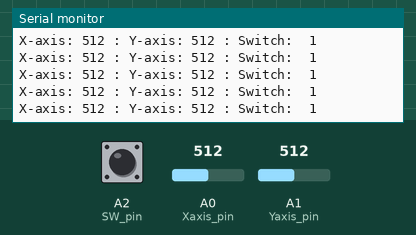
This sketch was run on a simulated Arduino Uno, built with avr-gcc and run on an emulated ATmega328P. On the bench: the last lines printed to the serial monitor. The inputs (shaded band) are chosen by the test bench; at power-on: A0 (Xaxis_pin) = 512, A1 (Yaxis_pin) = 512, A2 (SW_pin) HIGH.

Above: at 1.2 s.
1.3 s: A0 (Xaxis_pin) set to 716
At 1.56 s:
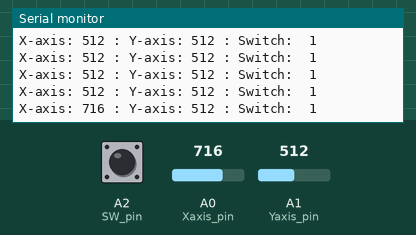
2.8 s: A1 (Yaxis_pin) set to 716
At 2.97 s:
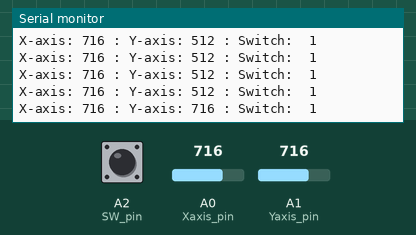
4.3 s: A2 (SW_pin) pulled LOW for 0.25 s
At 4.57 s:
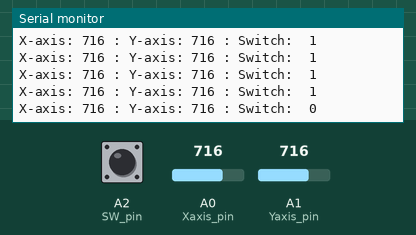
6.0 s: A0 (Xaxis_pin) set to 900
At 6.18 s:
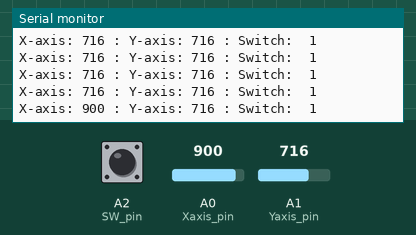
7.5 s: A2 (SW_pin) pulled LOW for 1 s
At 7.79 s:
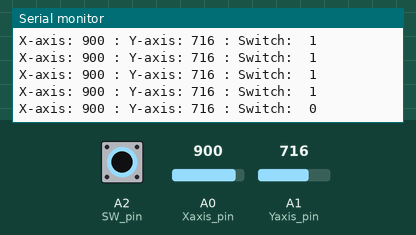
10.0 s: A1 (Yaxis_pin) set to 900
At 10.0 s:
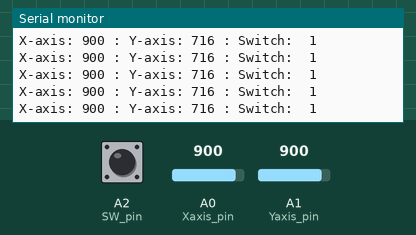
Timing chart, 0 to 12.5 s (numbered marks = the images above; inputs shaded):
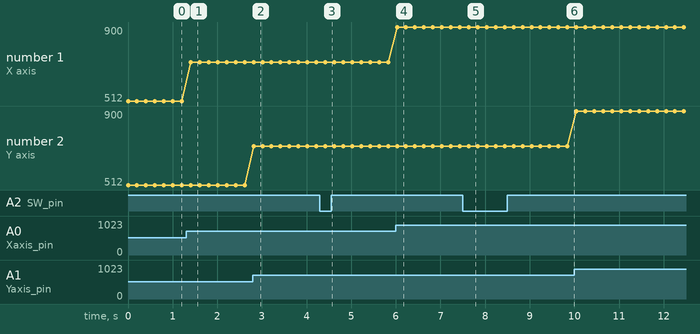

Measured:
- after the input at 1.3 s, the serial monitor: prints a new line after 0.11 s (image 1)
- after the input at 2.8 s, the serial monitor: prints a new line at once (image 2)
- after the input at 4.3 s, the serial monitor: prints a new line after 0.12 s (image 3)
- after the input at 6.0 s, the serial monitor: prints a new line at once (image 4)
- after the input at 7.5 s, the serial monitor: prints a new line after 0.13 s (image 5)
- plotted number 1: 512 → 716 after the input at 1.3 s, 716 → 900 after the input at 6.0 s

The sketch:

joystick.ino
```cpp
#define Xaxis_pin A0


#define Yaxis_pin A1


#define SW_pin A2


void setup() {


  pinMode(SW_pin, INPUT);


  digitalWrite(SW_pin, HIGH);


  Serial.begin(9600);


}


void loop() {


  Serial.print("X-axis: ");


  Serial.print(analogRead(Xaxis_pin));


  Serial.print(" : ");


  Serial.print("Y-axis: ");


  Serial.print(analogRead(Yaxis_pin));


  Serial.print(" : ");


  Serial.print("Switch:  ");


  Serial.println(digitalRead(SW_pin));


  delay(200);


}
```
